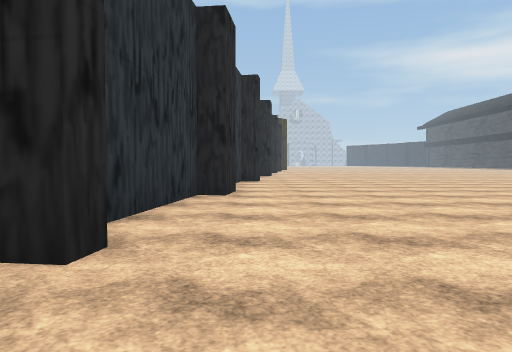
View 1 (above)

24 first-person views from a walk through a Unity game level. The camera is 1.2 m above the floor, tilts 2° down and sees 70° across. The floor is counted in squares, 2 m on a side. Each view is taken from the middle of a square. On the plan, view 1 faces up. The plan holds only what a view shows up to about 10 squares ahead; the rest is blank. The place goes on beyond the plan. The player is left out. Some surface patterns are stand-ins.

View 2
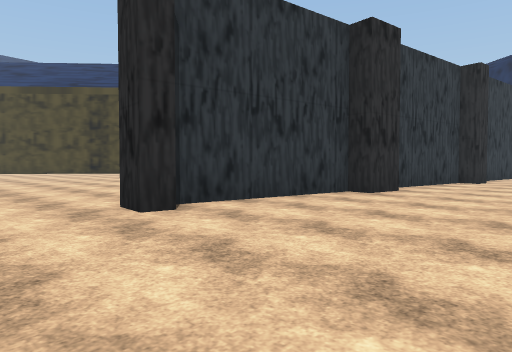

View 3
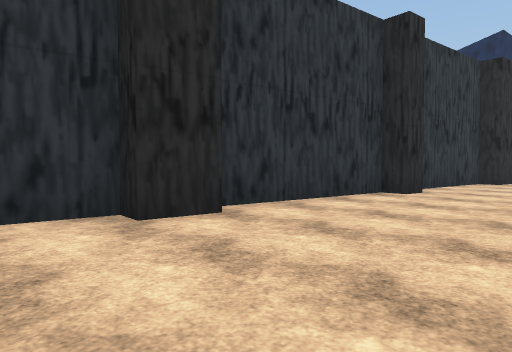

View 4
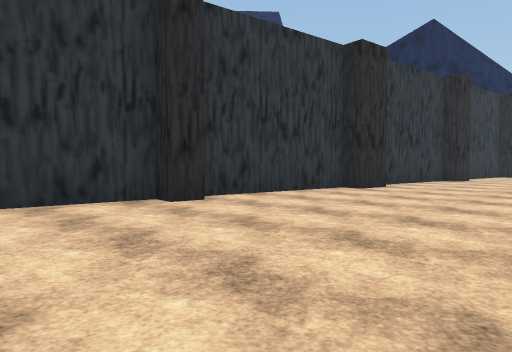

View 5
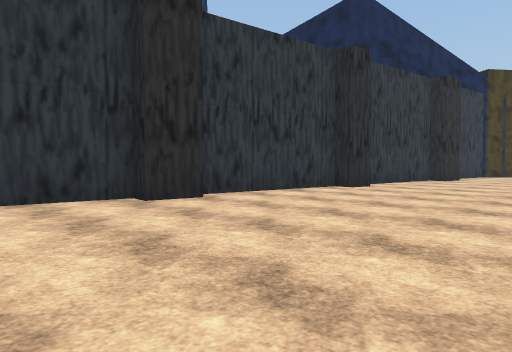

View 6
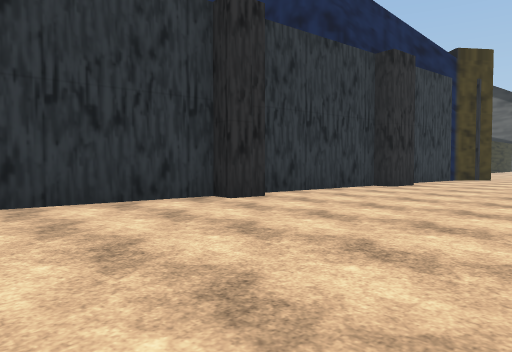

View 7
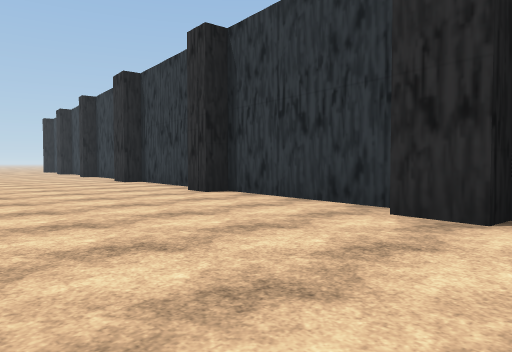

View 8
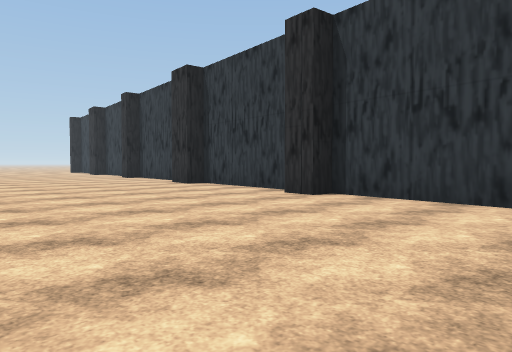

View 9
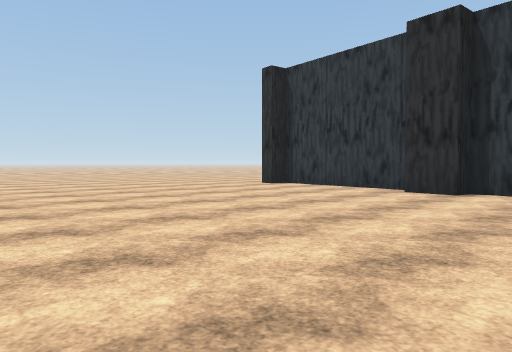

View 10
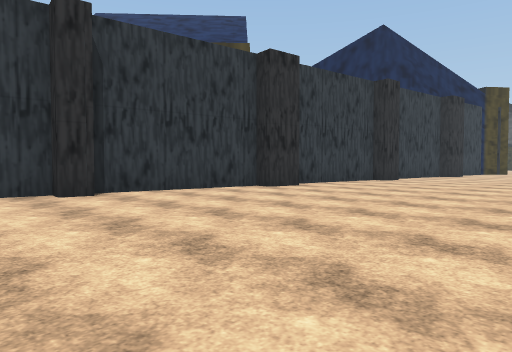

View 11
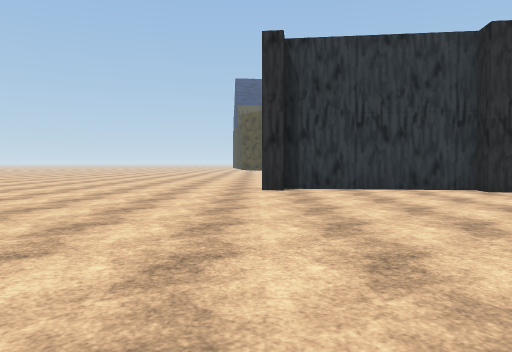

View 12
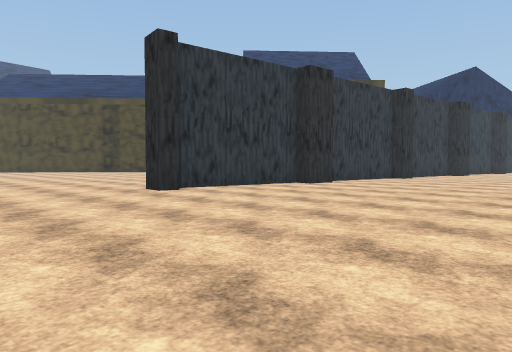

View 13
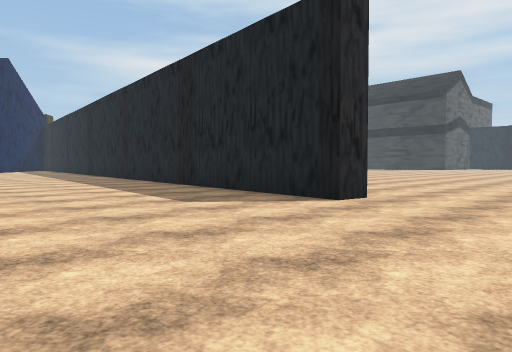

View 14
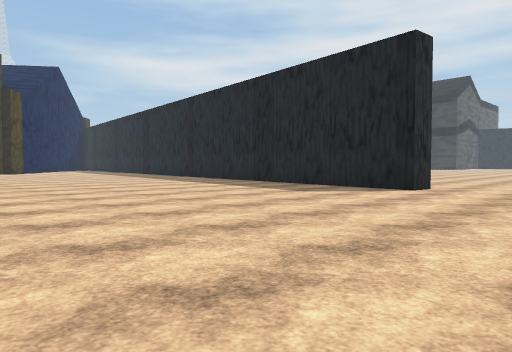

View 15
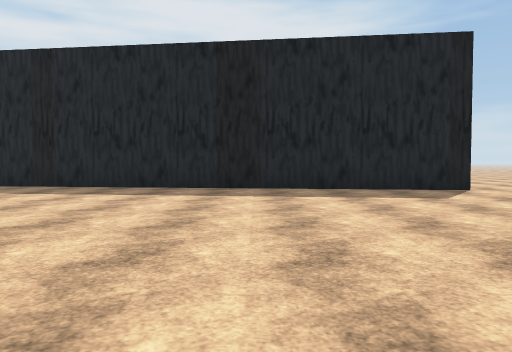

View 16
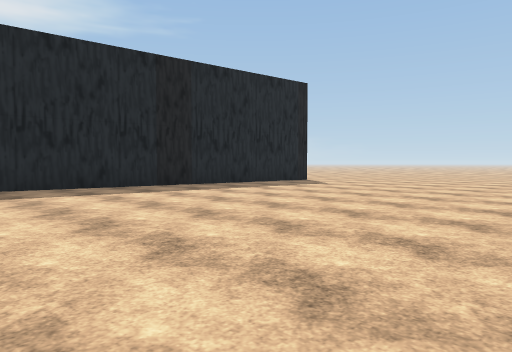

View 17
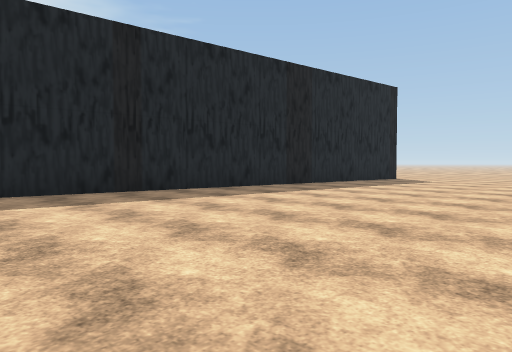

View 18
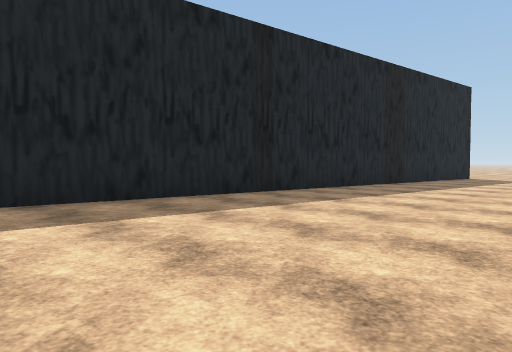

View 19
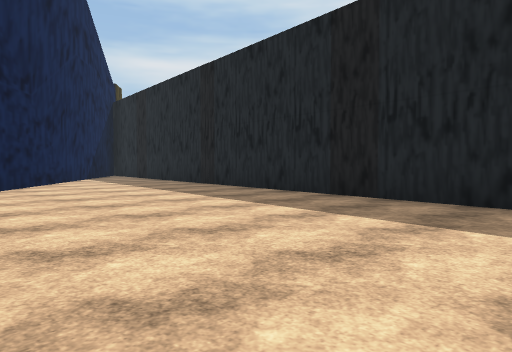

View 20
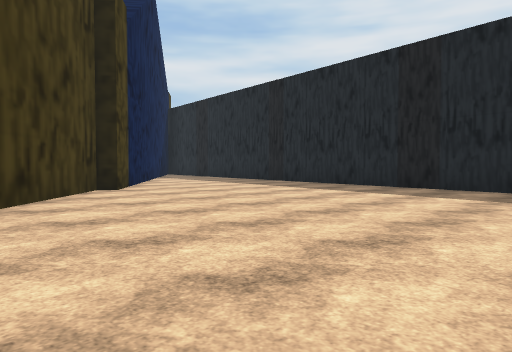

View 21
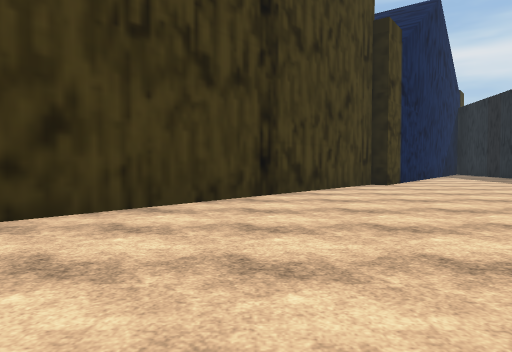

View 22
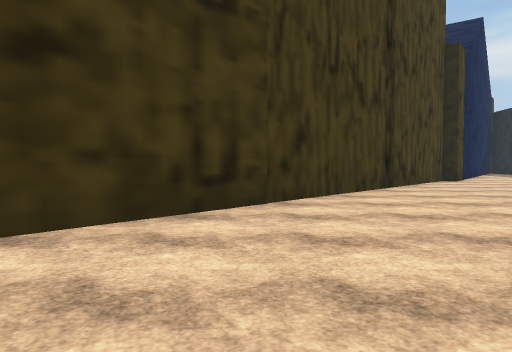

View 23
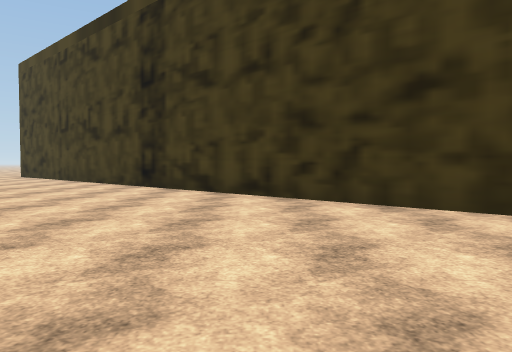

View 24
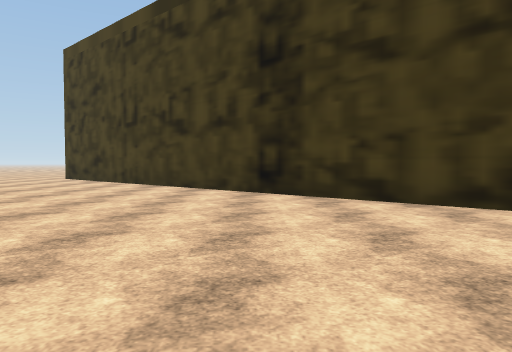

### Floor plan
Points are (right, up) in squares from view 1. A wall is a line through its corners. A room is listed if a view was taken in it or the views show most of it. See-through windows are left out.
Room 1 (views 1, 2, 3, 4, 5, 6, 7, 8, 9, 10, 11, 12, 13, 14, 15, 16, 17, 18, 19, 20, 21, 22, 23, 24)
walls: (-1.1, 6.9) (-1.6, 2.6); (0.1, 12.7) (0.1, 12.1) (-0.5, 12.1) (-1, 7.9) (-0.4, 7.9) (-0.6, 6.8); (-1.1, 2.7) (-1.1, 2.1) (-1.9, 2.2) (0.5, 21.8); (0.1, 16.9) (-0.4, 12.8); (0.8, 17.9) (0.6, 16.9); (1.4, 22.9) (1.3, 22.1) (0.7, 22.2) (0.3, 18.3); (-3, 25.2) (-5.4, 21.9) (-5.8, 22.2) (-21.1, 5.1); (1.3, 28.2) (2, 28.1) (1.9, 27.1) (1.3, 27.2) (0.8, 22.9)

Positions as (right, up) in squares from view 1, and headings:
1: (0, 0), facing up
2: (3, 0), facing up-left
3: (3, 5), facing up-left
4: (5, 9), facing up-left
5: (6, 14), facing up-left
6: (6, 18), facing up-left
7: (6, 29), facing down-left
8: (7, 27), facing down-left
9: (7, 10), facing down-left
10: (7, 10), facing up-left
11: (7, 2), facing left
12: (6, -2), facing up-left
13: (-7, -1), facing up-right
14: (-10, -1), facing up-right
15: (-10, 7), facing right
16: (-10, 13), facing down-right
17: (-8, 16), facing down-right
18: (-6, 18), facing down-right
19: (-6, 14), facing up-right
20: (-9, 14), facing up-right
21: (-9, 12), facing up
22: (-12, 10), facing up
23: (-9, 11), facing left
24: (-11, 8), facing left
